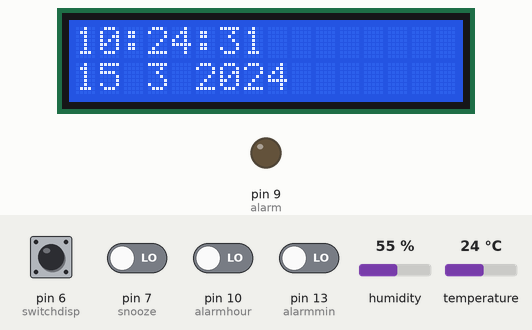
Simulated run of this sketch. Board: Arduino Uno, built with avr-gcc and run on an emulated ATmega328P. Shown: 16×2 character LCD, output pins drawn as LEDs (lit = HIGH). The inputs (shaded band) are chosen by the test bench; at power-on: pin 6 (switchdisp), pin 7 (snooze), pin 10 (alarmhour), pin 13 (alarmmin) LOW, humidity 55 %, temperature 24 °C. The local clock reads 2024-03-15 10:24:30 at power-on unless the sketch sets it; what the sketch prints to the serial monitor is not drawn.

Above: at 1.2 s.
1.3 s: pin 6 (switchdisp) pulled HIGH for 0.15 s
At 2.8 s:
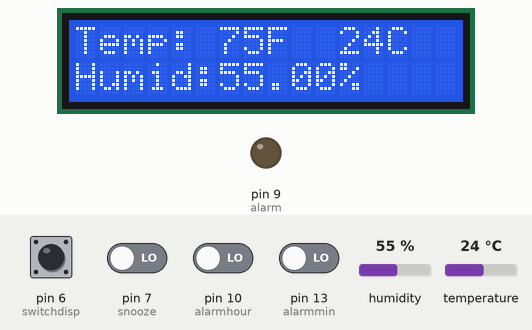
3.4 s: pin 6 (switchdisp) pulled HIGH for 1 s
At 4.3 s:
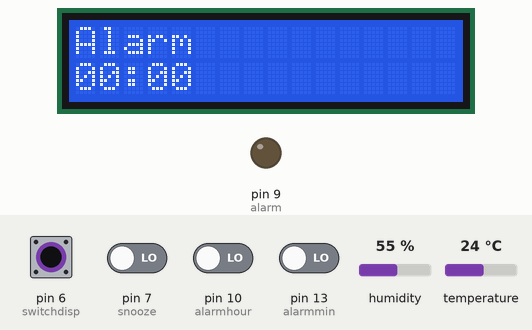
6.0 s: pin 7 (snooze) driven HIGH
Timing chart, 0 to 9.0 s (numbered marks = the images above; inputs shaded):
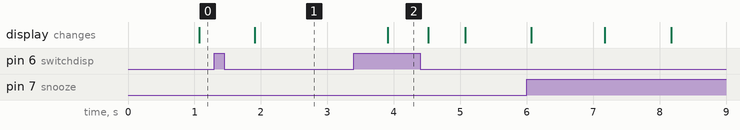

Measured:
- after the input at 1.3 s, the display: changes after 0.61 s (image 1)
- after the input at 3.4 s, the display: changes after 0.51 s (image 2)

The sketch:

lcddisplay_alarmclock.ino
```cpp
#include <DHT.h>
#include <TimeLib.h>
#include <Wire.h>
#include <DS1307RTC.h>  // a basic DS1307 library that returns time as a time_t
#include <LiquidCrystal.h>
#define DHTPIN 8

#define DHTTYPE DHT22
LiquidCrystal lcd(12, 11, 5, 4, 3, 2);
DHT dht(DHTPIN, DHTTYPE);

int switchdisp = 6;
int display_type = 0;
int snooze = 7;
boolean snooze_state = false;
int alarm = 9;

int alarmhour = 10;
int alarmmin = 13;
int alarmhourvalue = 0;
int alarmminvalue = 0;


void setup()  {
  Serial.begin(9600);
  dht.begin();
  lcd.begin(16, 2);
  pinMode(alarm, OUTPUT);
  pinMode(switchdisp, INPUT);
  pinMode(snooze, INPUT);
  pinMode(alarmhour, INPUT);
  pinMode(alarmmin, INPUT);
  while (!Serial) ; // wait until Arduino Serial Monitor opens
  setSyncProvider(RTC.get);   // the function to get the time from the RTC
  if(timeStatus()!= timeSet)
  {
     Serial.println("Unable to sync with the RTC");
  }
  else
  {
     Serial.println("RTC has set the system time");
  }
}

void readbutton()
{
   if (digitalRead(switchdisp))
   {
      if (display_type == 2)
      {
        display_type = 0;
        delay(500);
      }
      else
      {
        display_type = display_type + 1;
        delay(500);
      }
   }
}

void printlcdDigits(int digits)
{
  if(digits < 10)
  {
    lcd.print("0");
    lcd.print(digits);
  }
  else
  {
    lcd.print(digits);
  }
}


void lcdclock()
{
  lcd.clear();
  lcd.setCursor(0, 0);
  lcd.print(hour());
  lcd.print(":");
  printlcdDigits(minute());
  lcd.print(":");
  printlcdDigits(second());
  lcd.setCursor(0, 1);
  lcd.print(day());
  lcd.print(" ");
  lcd.print(month());
  lcd.print(" ");
  lcd.print(year());

}

void temphumid()
{
    float h = dht.readHumidity();
    float t = dht.readTemperature();
    float f = dht.readTemperature(true);
    lcd.clear();
    lcd.setCursor(0, 0);
    lcd.print("Temp: ");
    lcd.print(f, 0);
    lcd.print("F  ");
    lcd.print(t, 0);
    lcd.print("C");
    lcd.setCursor(0, 1);
    lcd.print("Humid:");
    lcd.print(h);
    lcd.print("%");
}

void setAlarm()
{

  if (digitalRead(alarmhour))
  {
    if (alarmhourvalue == 23)
    {
      alarmhourvalue = 0;
    }
    else
    {
      alarmhourvalue = alarmhourvalue + 1;
    }
    delay(100);
  }

  if (digitalRead(alarmmin))
  {
    if (alarmminvalue == 59)
    {
      alarmminvalue = 0;
    }
    else
    {
      alarmminvalue = alarmminvalue + 1;
    }
    delay(100);
  }
}

void alarmdisplay()
{
  setAlarm();
  lcd.clear();
  lcd.setCursor(0, 0);
  lcd.print("Alarm");
  lcd.setCursor(0, 1);

  printlcdDigits(alarmhourvalue);
  lcd.print(":");
  printlcdDigits(alarmminvalue);
  /*if (alarmhourvalue < 10)
  {
    lcd.print("0");
    lcd.print(alarmhourvalue);
  }
  if (alarmhourvalue >= 10)
  {
    lcd.print(alarmhourvalue);
  }
  lcd.print(":");
  if (alarmminvalue < 10)
  {
    lcd.print("0");
    lcd.print(alarmminvalue);
  }
  if (alarmminvalue >= 10)
  {
    lcd.print(alarmminvalue);
  }*/
}


// Serial monitor print time and date
void digitalClockDisplay(){
  // digital clock display of the time
  Serial.print(hour());
  printSerialDigits(minute());
  printSerialDigits(second());
  Serial.print(" ");
  Serial.print(day());
  Serial.print(" ");
  Serial.print(month());
  Serial.print(" ");
  Serial.print(year());
  Serial.println();
}

void printSerialDigits(int digits){
  // utility function for digital clock display: prints preceding colon and leading 0
  Serial.print(":");
  if(digits < 10)
{
    Serial.print('0');
  Serial.print(digits);
}
}


void readsnooze()
{
  //snooze_state = false;
  if (digitalRead(snooze))
  {
    snooze_state = true;
  }
}

void alarmsystem()
{
  readsnooze();
  if (hour() == alarmhourvalue && minute() == alarmminvalue && snooze_state == false)
  {
      //snooze_state = false;
      tone(alarm, 1000);
      //delay(100);
      //noTone(alarm);
      //delay(100);
      readsnooze();
  }
  if (snooze_state == true)
  {
    noTone(alarm);
  }
}

void loop()
{
  if (timeStatus() == timeSet) {
    alarmsystem();
    readbutton();

    if (display_type == 0)
    {
        lcdclock();
    }
    if (display_type == 1)
    {
      temphumid();
    }
    if (display_type == 2)
    {
      alarmdisplay();
    }
  }

  else {
    Serial.println("The time has not been set.  Please run the Time");
    Serial.println("TimeRTCSet example, or DS1307RTC SetTime example.");
    Serial.println();
    delay(4000);
  }
  delay(100);


}
```
